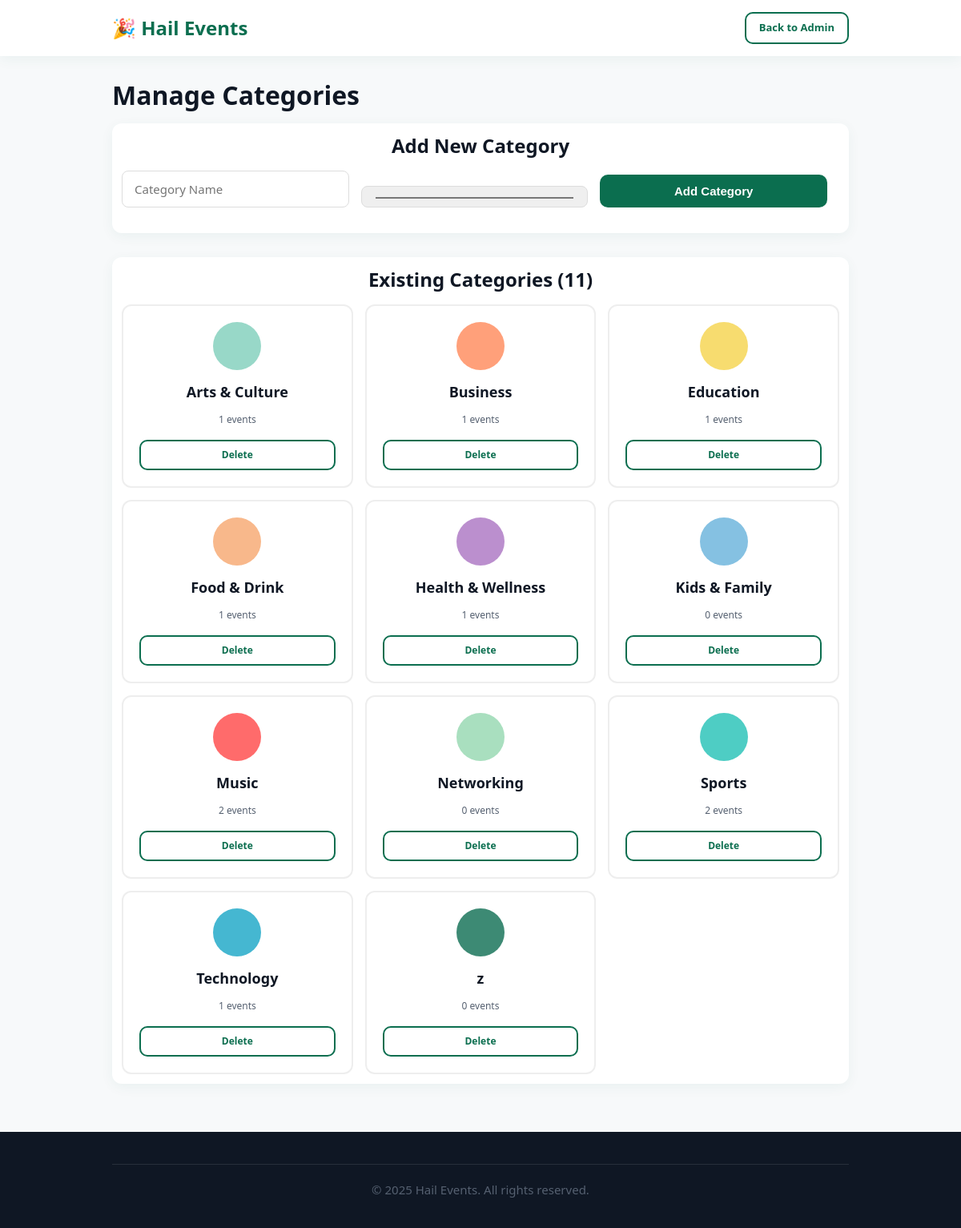
The page /manage-categories.php (signed in) on the database its author committed.
### tables this page shows
CREATE TABLE `categories` (
  `id` int(11) NOT NULL,
  `name` varchar(100) NOT NULL,
  `slug` varchar(100) DEFAULT NULL,
  `color` varchar(7) DEFAULT '#00A878',
  `icon` varchar(100) DEFAULT NULL,
  `created_at` datetime DEFAULT current_timestamp()
);

### includes/functions.php (called while the page is built, shortened)
<?php
function countEventsByCategory($categoryId, $conn) {
    $sql = "SELECT COUNT(*) as count FROM events WHERE category_id = ? AND status = 'published'";
    $stmt = $conn->prepare($sql);
    $stmt->bind_param("i", $categoryId);
    $stmt->execute();
    $result = $stmt->get_result();
    $row = $result->fetch_assoc();
    return $row['count'] ?? 0;
}
?>

### manage-categories.php (the view, shortened to what this page needs)
<?php
include 'includes/db.php';
include 'includes/functions.php';
$categories = $conn->query("SELECT * FROM categories ORDER BY name");
?>
<!DOCTYPE html>
<html lang="en">
<head>
    <link rel="stylesheet" href="css/style.css">
</head>
<body>
    <header>
        <div class="container">
            <nav class="flex-between">
                <div class="logo">🎉 Hail Events</div>
                <div class="nav-right">
                    <a href="admin-dashboard.php" class="btn btn-small btn-secondary">Back to Admin</a>
                </div>
            </nav>
        </div>
    </header>
    <section class="container mt-3">
        <h1>Manage Categories</h1>
        <div class="card" style="margin-bottom: 30px;">
            <h2>Add New Category</h2>
            <form method="POST">
                <div class="category-form">
                    <div class="form-group" style="margin-bottom: 0;">
                        <input type="text" name="name" placeholder="Category Name" required>
                    </div>
                    <div class="form-group" style="margin-bottom: 0;">
                        <input type="color" name="color" value="#00A878">
                    </div>
                    <button type="submit" class="btn btn-primary">Add Category</button>
                </div>
            </form>
        </div>
        <div class="card">
            <h2>Existing Categories (<?php echo $categories->num_rows; ?>)</h2>
            <div class="category-grid">
                <?php while ($cat = $categories->fetch_assoc()): ?>
                    <div class="category-card">
                        <div class="category-color" style="background: <?php echo htmlspecialchars($cat['color']); ?>;"></div>
                        <h3><?php echo htmlspecialchars($cat['name']); ?></h3>
                        <p style="font-size: 12px; color: var(--text-secondary);">
                            <?php echo countEventsByCategory($cat['id'], $conn); ?> events
                        </p>
                        <div class="category-actions">
                            <a href="?action=delete&id=<?php echo $cat['id']; ?>" class="btn btn-small btn-secondary"
                               onclick="return confirm('Delete this category?');">Delete</a>
                        </div>
                    </div>
                <?php endwhile; ?>
            </div>
        </div>
    </section>
    <footer>
        <div class="container">
            <div class="footer-bottom">
                <p>&copy; 2025 Hail Events. All rights reserved.</p>
            </div>
        </div>
    </footer>
</body>
</html>

### css/style.css (style rules this page uses)
:root { --primary: #0B6E4F; --secondary: #00A878; --accent: #FF9F1C; --background: #F7F9FA; --text-main: #0F1724; --text-secondary: #556070; --error: #E63946; --success: #06A77D; --warning: #FFB703; --card-shadow: 0 4px 16px rgba(11, 110, 79, 0.06); --border-radius: 12px; --transition: all 0.3s ease; }
* { margin: 0; padding: 0; box-sizing: border-box; }
html { scroll-behavior: smooth; }
body { font-family: 'Segoe UI', Tahoma, Geneva, Verdana, sans-serif; font-size: 15px; line-height: 1.5; color: var(--text-main); background-color: var(--background); }
h1 { font-size: 32px; font-weight: 700; line-height: 1.2; margin-bottom: 1rem; }
h2 { font-size: 24px; font-weight: 700; line-height: 1.3; margin-bottom: 1rem; }
h3 { font-size: 18px; font-weight: 600; line-height: 1.4; margin-bottom: 0.8rem; }
p { margin-bottom: 1rem; color: var(--text-secondary); }
a { color: var(--primary); text-decoration: none; transition: var(--transition); }
.btn { display: inline-block; padding: 12px 24px; border-radius: 10px; font-size: 15px; font-weight: 600; text-align: center; cursor: pointer; border: none; transition: var(--transition); text-decoration: none; }
.btn-primary { background-color: var(--primary); color: white; }
.btn-secondary { background-color: transparent; color: var(--primary); border: 2px solid var(--primary); }
.btn-small { padding: 8px 16px; font-size: 13px; }
.card { background: white; border-radius: var(--border-radius); padding: 12px; box-shadow: var(--card-shadow); transition: var(--transition); text-align: center; width: 100%; max-width: 2200px; margin: auto; }
.container { max-width: 80%; margin: 0 auto; padding: 0 20px; }
.flex-between { display: flex; justify-content: space-between; align-items: center; }
header { background: white; box-shadow: var(--card-shadow); position: sticky; top: 0; z-index: 100; }
nav { display: flex; justify-content: space-between; align-items: center; padding: 15px 0; }
.logo { font-size: 24px; font-weight: 700; color: var(--primary); }
.nav-right { display: flex; gap: 15px; align-items: center; }
.form-group { margin-bottom: 20px; }
.form-group input, .form-group textarea, .form-group select { width: 100%; padding: 12px 15px; border: 1px solid #ddd; border-radius: 8px; font-size: 15px; font-family: inherit; transition: var(--transition); }
footer { background: var(--text-main); color: white; padding: 40px 0 20px; margin-top: 60px; }
.footer-bottom { border-top: 1px solid rgba(255, 255, 255, 0.1); padding-top: 20px; text-align: center; color: rgba(255, 255, 255, 0.6); }
.mt-3 { margin-top: 30px; }

### manage-categories.php (style rules this page uses)
.category-form { display: grid; grid-template-columns: 1fr 1fr 1fr auto; gap: 15px; align-items: flex-end; margin-bottom: 20px; }
.category-grid { display: grid; grid-template-columns: repeat(auto-fill, minmax(250px, 1fr)); gap: 15px; }
.category-card { background: white; border: 2px solid #eee; border-radius: 12px; padding: 20px; text-align: center; }
.category-color { width: 60px; height: 60px; border-radius: 50%; margin: 0 auto 15px; }
.category-actions { display: flex; gap: 10px; margin-top: 15px; }
.category-actions a, .category-actions button { flex: 1; padding: 8px; font-size: 12px; }

### rows shown on the page
categories: name "Arts & Culture", id "1"
categories: name "Business", id "1"
categories: name "Education", id "1"
categories: name "Food & Drink", id "1"
categories: name "Health & Wellness", id "1"
categories: name "Kids & Family", id "0"
categories: name "Music", id "2"
categories: name "Networking", id "0"
categories: name "Sports", id "2"
categories: name "Technology", id "1"
categories: name "z", id "0"

### other values the page prints
$categories->num_rows "11"
